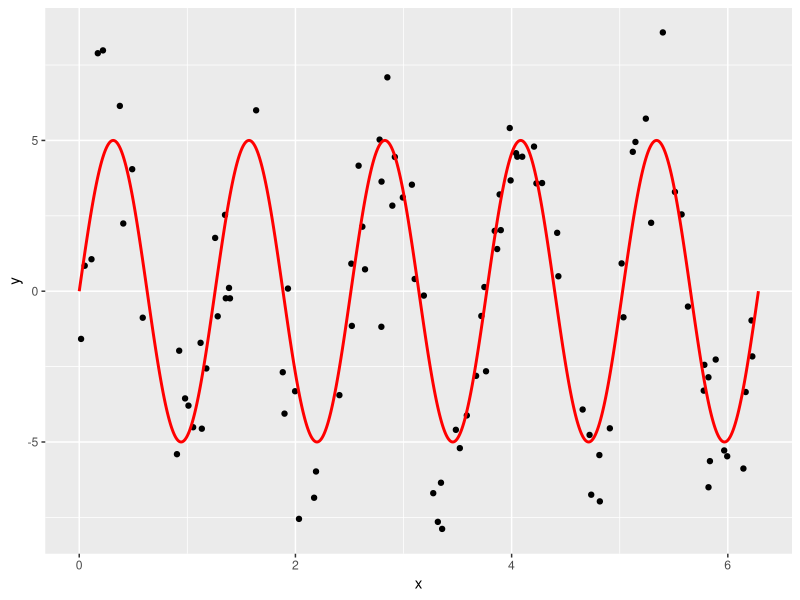

Generate this figure with R: (Note: a time limit stopped this script after it produced the figure.)
# Setup -------------------------------------------------------------------
library(tidyverse)
library(broom)
setwd("C:/Users/Emily Miller/Documents/Stat_learning")

# Let these be:
# -true function f(x) for a one-dimensional predictor x
# -the standard deviation of the true epsilon i.e. the noise
f <- function(x) {
  5*sin(5*x)
}
sigma <- 2

# This function generates a random sample. Random in terms of both
# -the predictor x
# -the amount of noise eps
generate_sample <- function(f, sample_size, sigma) {
  data_frame(
    x = runif(n = sample_size, min = 0, max = 2*pi),
    f_x = f(x),
    eps = rnorm(n = sample_size, mean = 0, sd = sigma),
    y = f_x + eps
  )
}

# Generate Training Data via Sampling -------------------------------------
# We observe points (x,y). Here we are pretending to know the exact break down 
# of y into f(x) and eps:
train_data <- generate_sample(f, sample_size = 100, sigma = sigma) %>%
  dplyr::select(x, y)

# The true model f(x) is in red:
ggplot(train_data, aes(x=x)) +
  geom_point(aes(y=y)) +
  stat_function(data=data_frame(x=c(0,2*pi)), aes(x=x), fun=f, col="red", n=1000, size=1)





# Compute MSE, Bias^2, Variance for Range of df --------------------------

# Number of simuations to average the behavior of f_hat = y_hat over
n_sim <- 1000 #Reduce to 500 or 1000 to reduce running time
# Sample size of each training data
sample_size <- 200
# Value of x for test data
x0 <- 0.5
test_data <- data_frame(x=x0)
# Vector of different degrees of freedom to try:
df_vector <- c(2:60)

# Save values here:
MSE <- rep(0, length(df_vector)) 
bias_squared <- rep(0, length(df_vector))
variance <- rep(0, length(df_vector))

# Do your work here. You'll need a "pull back the curtain" moment at some point:

# Iterate through degrees of freedom between 3 and 99
for (j in 1:length(df_vector)) {
  df <- df_vector[j]
  # Save predictions here
  predictions <- rep(0, n_sim)
  # Create training data set and spline model
  for(i in 1:n_sim) {
    # 1. Sample training data
    train_data <- generate_sample(f, sample_size = 100, sigma = sigma) %>%
      dplyr::select(x, y)
    # 2. Fit Model with specific df
    train_model <- smooth.spline(train_data$x, train_data$y, df = df)
    # 3. Get predictions
    predictions[i] <-as.numeric(unlist(predict(train_model, test_data)))[2]
    if(i %% 100 == 0){
      print(i)
    }
    
  }
  
  # Generate the true model
  set.seed(76)
  truth <- data_frame(
    x = rep(x0, n_sim),
    f_x = f(x),
    eps = rnorm(n = n_sim, mean = 0, sd = 0.3),
    y = f_x + eps,
    y_hat = predictions
  )
  

  # Find MSE, bias_squared, and variance
    MSE_df = mean((truth$y-truth$y_hat)^2)
    bias_squared_df = mean((truth$f_x-truth$y_hat))^2
    var_df = var(truth$y_hat)
  
  # Save MSE bias squared and variance for this degree of freedom
  MSE[j] <- MSE_df
  bias_squared[j] <- bias_squared_df
  variance[j] <- var_df
  print(j)
}







# Create Data Frames -------------------------------------------------------
# Create results data frame based on previous results
results <- data_frame(
  df = df_vector,
  MSE = MSE,
  bias_squared = bias_squared,
  variance = variance
) 
# Convert to tidy data format (rows=observations, cols=variables) using
# tidyr::gather
results_tidy <- results %>% 
  tidyr::gather(type, value, -df)





# Plots -------------------------------------------------------

# Plot bias_squared vs variance (on log vs log scale)
bias_sq_vs_var_plot <- 
  ggplot(results, aes(x=bias_squared, y=variance)) +
  geom_text(aes(label=df)) +
  scale_y_log10() +
  scale_x_log10()
bias_sq_vs_var_plot
ggsave(file="bias_sq_vs_var.pdf", plot=bias_sq_vs_var_plot, width = 6, height=4)

# Plot MSE, bias_squared, variance
Palette1 <- c('blue','red','yellow')
MSE_plot <- 
  ggplot(results_tidy, aes(x=df, y=value, col=type)) +
  geom_line(size = 1.5) +
  scale_colour_manual(values=Palette1)
MSE_plot
ggsave(file="MSE.pdf", plot=MSE_plot, width = 6, height=4)
